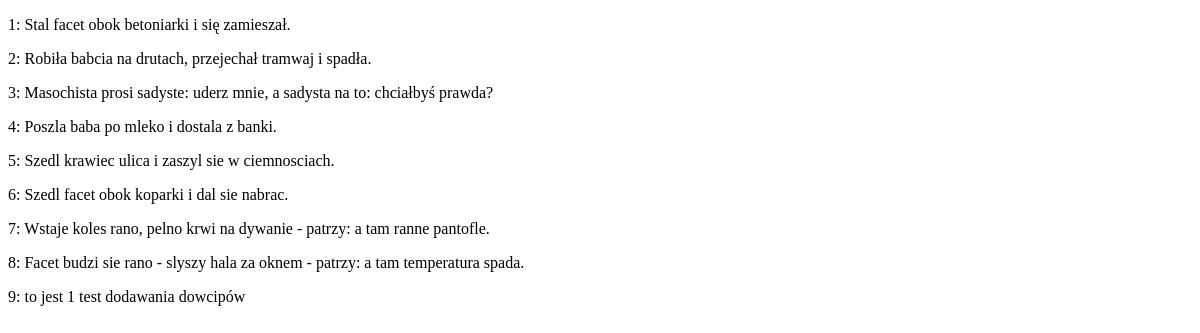
/default/public/index.php, run on an earlier commit of the app's database.
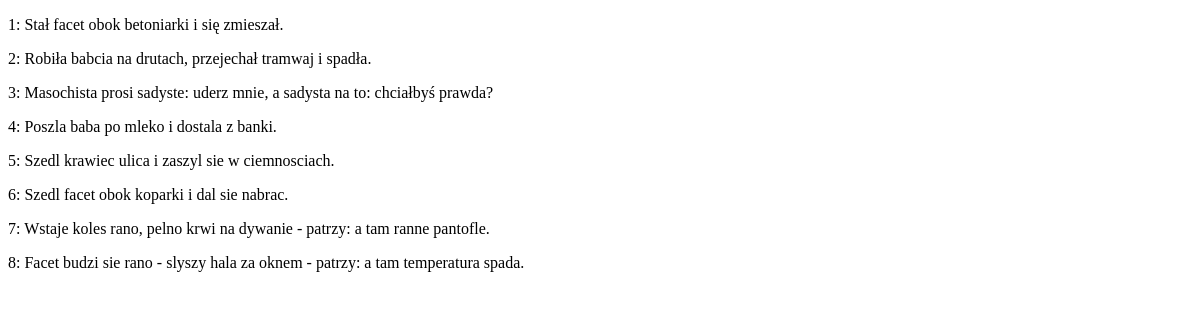
And on a later commit of the database.
### tables this page shows
CREATE TABLE `joke` (
  `id` int(11) NOT NULL AUTO_INCREMENT,
  `joketext` text DEFAULT NULL,
  `jokedate` date DEFAULT NULL,
  `authorid` int(11) DEFAULT NULL,
  PRIMARY KEY (`id`)
);

### default/public/index.php (called while the page is built)
<?php
try {
    $pdo = new PDO('mysql:host=mysql;dbname=ijdb;charset=utf8mb4','ijdbuser', 'tajemnica');
    $sql = 'SELECT * FROM `joke`';
    $results = $pdo->query($sql);
        $jokes=$results;
} catch (PDOException $e) {
    $error = "Błąd bazy danych: ";
    $error .= $e->getMessage().' w pliku: '.$e->getFile().' w linii: ';
    $error .= $e->getLine();
}
include __DIR__.'/../templates/output.html.php';

### default/templates/output.html.php (the view, shortened to what this page needs)
<!DOCTYPE html>
<html lang="pl">
<head>
</head>
<body>
    <?php if(isset($jokes)) {
        foreach ($jokes as $joke) {
            echo '<p>'.$joke['id'].': '.$joke['joketext'].'</p>';
        }
    }
    ?>
</body>
</html>

What changed in the data, as far as the page shows it:
removed joke: id "9", joketext "to jest 1 test dodawania dowcipów"
changed joke id 1: joketext "Stal facet obok betoniarki i się zamieszał." → "Stał facet obok betoniarki i się zmieszał."
